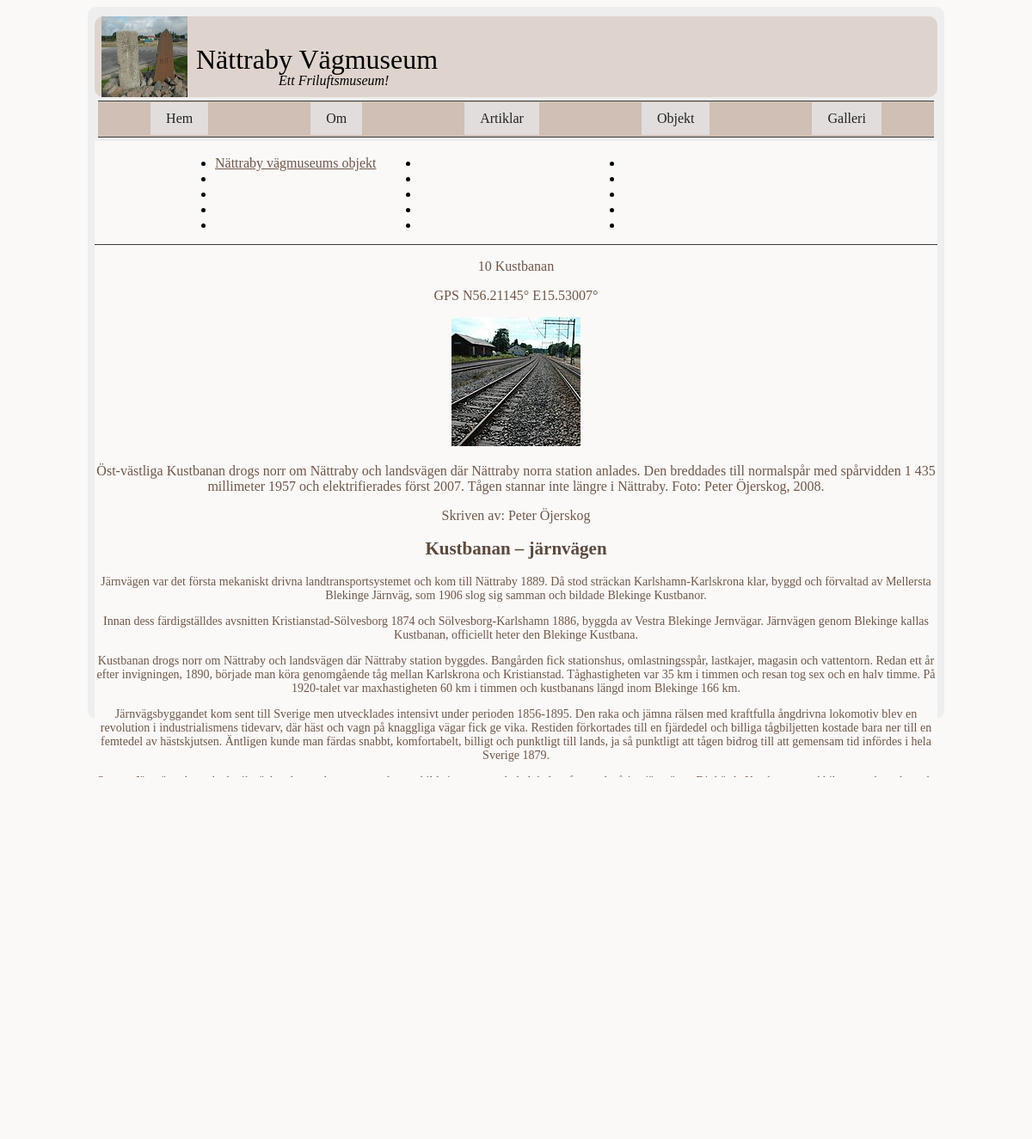
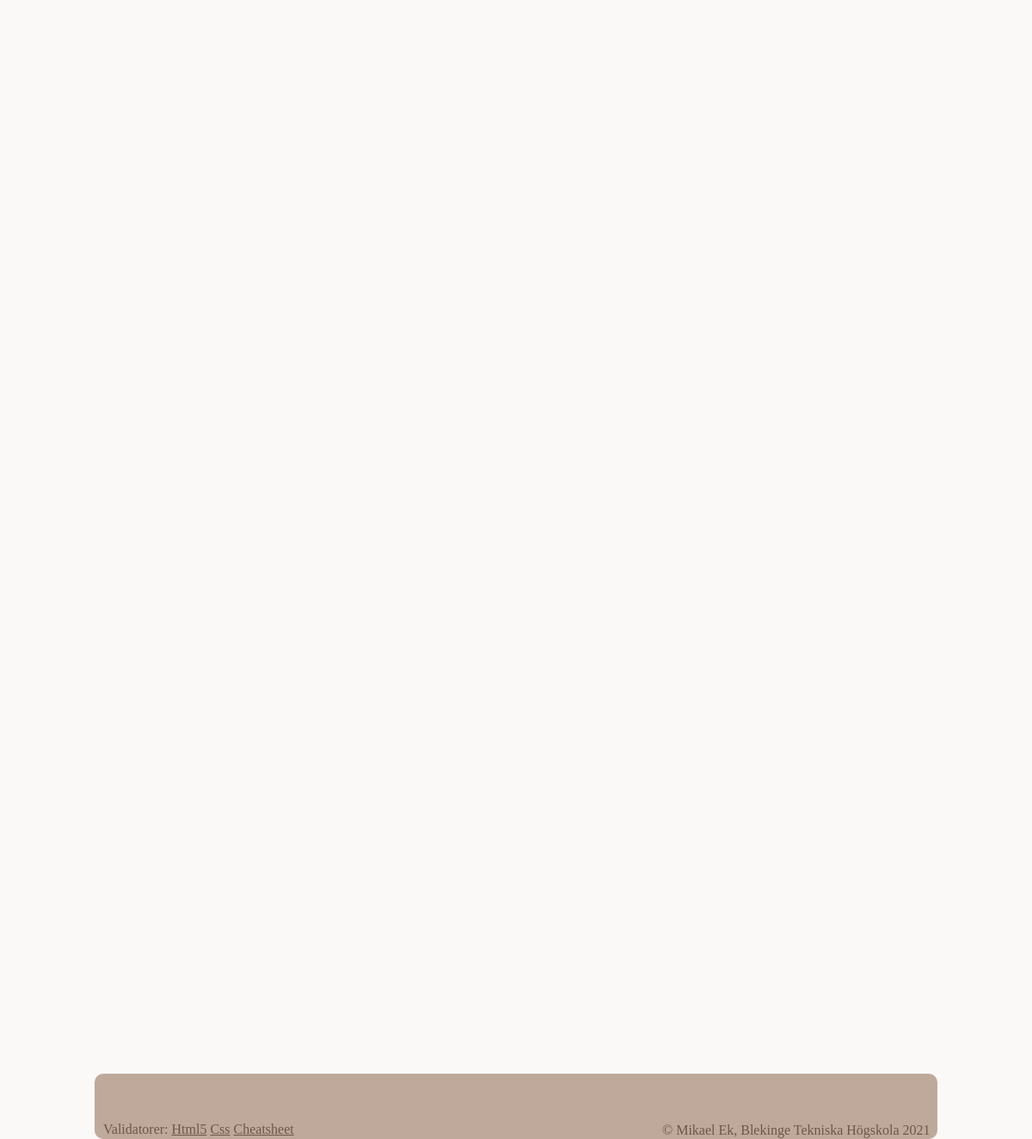
The app's page /object.php?page=object10 with its own data (2 pictures, top to bottom).
### tables this page shows
CREATE TABLE object(
  id INT,
  name TEXT,
  title TEXT,
  data TEXT,
  author TEXT,
  gps TEXT,
  mapImage TEXT,
  image1 TEXT,
  image1Alt TEXT,
  image1Text,
  TEXT,
  image2 TEXT,
  image2Alt TEXT,
  image2Text TEXT
);

### object.php (called while the page is built, shortened)
<?php
require __DIR__ . "/incl/header.php";
require __DIR__ . "/incl/multipage.php";
require __DIR__ . "/incl/footer.php";

### object/object10.php (the view, shortened to what this page needs)
<?php
$fileName = __DIR__ . "/../db/nvm2.sqlite";
$dsn = "sqlite:$fileName";
$db = connectToDatabase($dsn);
$sql = "SELECT * FROM object WHERE id = 12 ";
$stmt = $db->prepare($sql);
$stmt->execute();
$res = $stmt->fetchAll(PDO::FETCH_ASSOC);
$rows = null;
foreach ($res as $row) {
    $rows .= "<tr>";
    $rows .= "<td>{$row['name']}</td>";
    $rows .= "<td>{$row['title']}</td>";
    $rows .= "<td>{$row['data']}</td>";
    $rows .= "<td>{$row['author']}</td>";
    $rows .= "<td>{$row['gps']}</td>";
    $rows .= "<td>{$row['mapImage']}</td>";
    $rows .= "<td>{$row['image1']}</td>";
    $rows .= "<td>{$row['image1Alt']}</td>";
    $rows .= "<td>{$row['image1Text']}</td>";
    $rows .= "<td>{$row['TEXT']}</td>";
    $rows .= "<td>{$row['image2']}</td>";
    $rows .= "<td>{$row['image2Alt']}</td>";
    $rows .= "<td>{$row['image2Text']}</td>";
    $rows .= "</tr>\n";
}
?>
<div class="intro">
    <p><?php echo $row['title'] ?></p>
    <p><?php echo $row['gps'] ?></p>
    <p><img src="img/150x150/<?php echo $row['image1'] ?>" alt=""></p>
    <p class="image-text"><?php echo $row['image1Text'] ?></p>
    <p class=" author">Skriven av: <?php echo $row['author'] ?></p>
</div>
<div class="text-data">
    <p><?php echo $row['data'] ?></p>
</div>

### css/style.css (style rules this page uses)
html { background-color: #faf9f8; }
p { color: #705748; }
h1, h2 { color:#5d493c }
body { margin: 8px auto; padding: 8px; width: 980px; min-height: 800px; max-height: 800px; background-color: #eee; border-radius: 10px; padding-bottom: 20px; }
.intro { text-align: center; }
.text-data { text-align: center; font-size: 14px; }

### records on screen
object: title "10 Kustbanan", gps "GPS N56.21145° E15.53007°", image1 (picture), image1Text "Öst-västliga Kustbanan drogs norr om Nättraby och landsvägen där Nättraby norra station anlades. Den breddades till normalspår med spårvidden 1 435 millimeter 1957 och elektrifierades först 2007. Tågen stannar inte längre i Nättraby. Foto: Peter Öjerskog, 2008.", author "Peter Öjerskog", data "Kustbanan – järnvägen Järnvägen var det första mekaniskt drivna landtransportsystemet och kom till Nättraby 1889. Då stod sträckan Karlshamn-Karlskrona klar, byggd och förvaltad av Mellersta Blekinge Järnväg, som 1906 slog sig samman och bildade Blekinge Kustbanor. Innan dess färdigställdes avsnitten Kristianstad-Sölvesborg 1874 och Sölvesborg-Karlshamn 1886, byggda av Vestra Blekinge Jernvägar. Järnvägen genom Blekinge kallas Kustbanan, officiellt heter den Blekinge Kustbana. Kustbanan drogs norr om Nättraby och landsvägen där Nättraby station byggdes. Bangården fick stationshus, omlastningsspår, lastkajer, magasin och vattentorn. Redan ett år efter invigningen, 1890, började man köra…"

### other values on screen
$value["title"] "Nättraby vägmuseums objekt"
